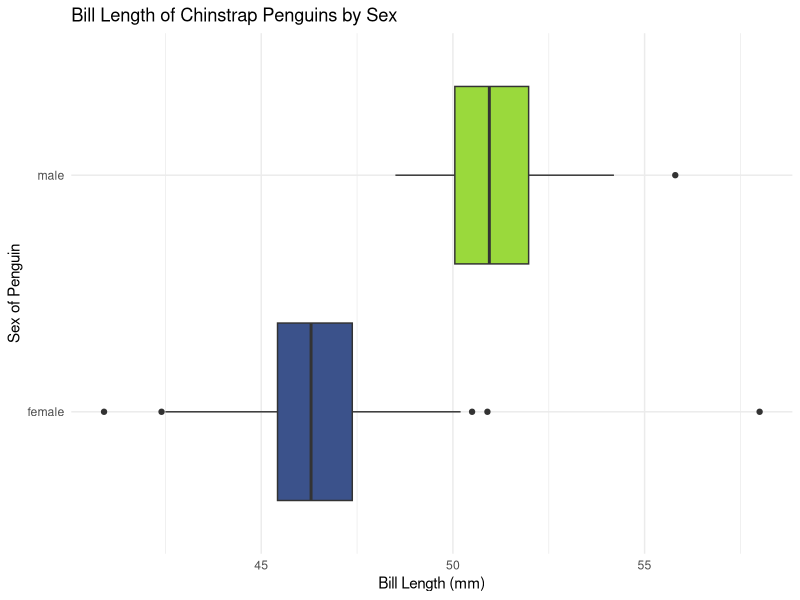
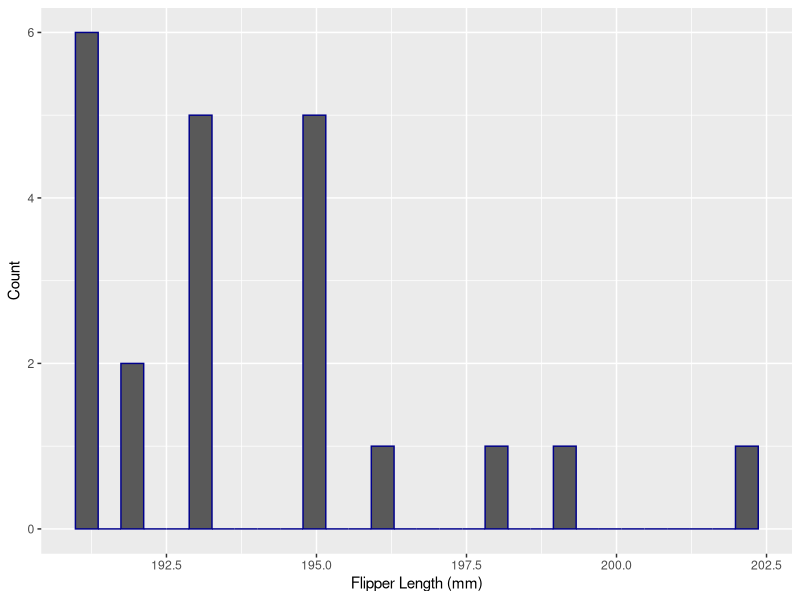

These figures' R source, in order: (Note: this script raises an error after producing the figures.)
## ---- chunk 1
knitr::opts_chunk$set(echo = TRUE, comment = "")
library(palmerpenguins)
library(tidyverse)
## ---- chunk 2
glimpse(penguins)
## ---- chunk 3
penguins %>% 
  filter(species == "Chinstrap") 
## ---- chunk 4
penguins %>% 
  filter(species == "Chinstrap") %>% 
  ggplot(aes(x = bill_length_mm, y = sex, fill = sex)) + 
  #remember to switch to `+` once you start the ggplot2 code
  geom_boxplot() +  #create boxplot
  guides(fill = "none") +  #remove legend generated from fill =
  theme_minimal() + #change theme
  labs(x = "Bill Length (mm)",
       y = "Sex of Penguin",
       title = "Bill Length of Chinstrap Penguins by Sex") + #add labels and title
  scale_fill_viridis_d(begin = 0.25, end = 0.85) #modify default colors
## ---- chunk 5
penguins %>% 
  filter(species == "Adelie") -> Adelie_Penguins
## ---- chunk 6
penguins %>% 
  filter(species == "Adelie"| species == "Chinstrap") -> Adelie_and_C_Penguinhinstraps
## ---- chunk 7
penguins %>% 
  filter(species == "Adelie" & sex =="female")-> Female_Adelie_Penguins
## ---- chunk 8
Female_Adelie_Penguins %>% 
  filter(flipper_length_mm > 190) -> Female_AdelieFlipers190_Penguins
## ---- chunk 9
Female_AdelieFlipers190_Penguins %>% 
  ggplot(aes( x = flipper_length_mm))+
  geom_histogram(color = "dark blue")+
  labs( x = "Flipper Length (mm)", 
        y = "Count", 
        titile = "Female Adelie penguins with Filpers greater than 190 mm") 
## ---- chunk 10
penguins %>% 
  select(species, sex)
## ---- chunk 11
penguins %>% 
  select(species, body_mass_g, sex)
## ---- chunk 12
penguins %>% 
  select(ends_with("mm"))
## ---- chunk 13
penguins %>% 
  select(-c(year))
## ---- chunk 14
penguins %>% 
  relocate(year)
## ---- chunk 15
penguins %>% 
  relocate(year, .after = island)
## ---- chunk 16
penguins %>% 
  relocate(sex, .after = species)
## ---- chunk 17
penguins %>% 
  relocate(body_mass_g, .after = bill_length_mm)
## ---- chunk 18
penguins %>% 
  rename(palmer_island = island)
## ---- chunk 19
penguins %>% 
  rename(study_yr = year, mass = body_mass_g)
## ---- chunk 20
penguins %>% 
  arrange(body_mass_g)
## ---- chunk 21
penguins %>% 
  filter(island == "Dream") %>% 
  arrange(body_mass_g) %>% 
  select(species, sex, body_mass_g)
## ---- chunk 22
penguins %>% 
  arrange(desc(body_mass_g))
## ---- chunk 23
penguins %>% 
  filter(species == "Chinstrap") + 
  arrange(desc(body_mass_g))
## ---- chunk 24

